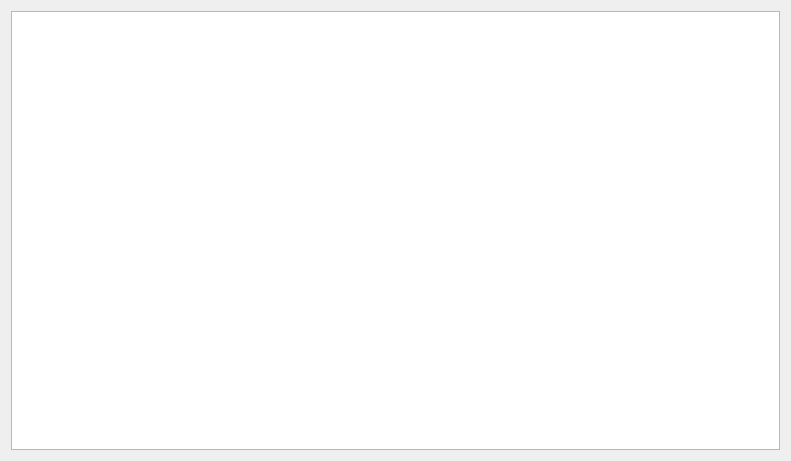
<?xml version="1.0" encoding="UTF-8"?>
<ui version="4.0">
 <class>myListGUI</class>
 <widget class="QWidget" name="myListGUI">
  <property name="geometry">
   <rect>
    <x>0</x>
    <y>0</y>
    <width>791</width>
    <height>461</height>
   </rect>
  </property>
  <property name="windowTitle">
   <string>myListGUI</string>
  </property>
  <layout class="QVBoxLayout" name="verticalLayout">
   <item>
    <widget class="QTableView" name="myListtableView"/>
   </item>
  </layout>
 </widget>
 <layoutdefault spacing="6" margin="11"/>
 <resources/>
 <connections/>
</ui>
